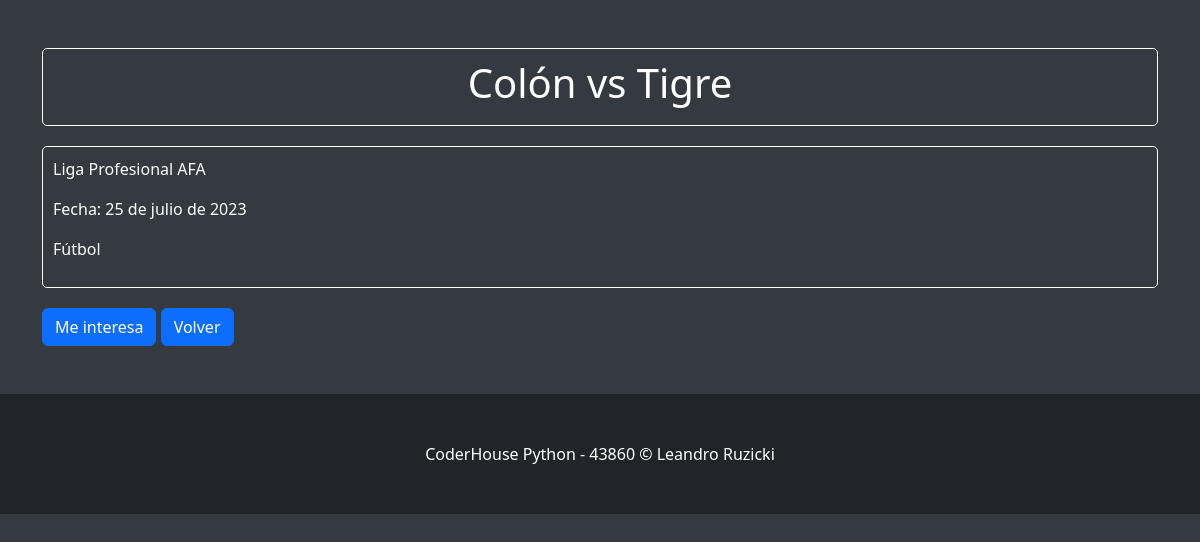
The page /evento/detalle/6/ (signed in) on the database its author committed.
### apps/evento/models.py (models this page shows, shortened)
class Evento(models.Model):
    titulo = models.CharField(max_length=100)
    descripcion = models.TextField()
    fecha = models.DateField()
    categoria = models.ForeignKey(EventoCategoria, on_delete=models.CASCADE)
    imagen = models.ImageField(upload_to='evento/', blank=True, null=True)

class EventoCategoria(models.Model):
    nombre = models.CharField(max_length=100)
    def __str__(self):
        return self.nombre

### apps/evento/views.py (the view)
# urls.py: path('detalle/<int:evento_id>/', views.detalle_evento, name='detalle_evento'),
@login_required(login_url=reverse_lazy('usuario:login'))
def detalle_evento(request, evento_id):
    evento = get_object_or_404(Evento, id=evento_id)
    return render(request, 'evento/detalle_evento.html', {'evento': evento})

### apps/evento/templates/evento/detalle_evento.html (shortened to what this page needs)
<!DOCTYPE html>
<html lang="es">
<head>
    <link rel="stylesheet" href="https://cdn.jsdelivr.net/npm/bootstrap@5.3.0/dist/css/bootstrap.min.css">
</head>
<body>
    <div class="container py-5">
        <div class="event-title" align="center">
            <h1>{{ evento.titulo }}</h1>
        </div>
        <div class="event-description">
            <p>{{ evento.descripcion }}</p>
            <p>Fecha: {{ evento.fecha }}</p>
            <p>{{ evento.categoria }}</p>
        </div>
        {% if user.is_authenticated %}
            <form method="post" action="{% url 'registro:registrar_interes' evento.id %}" class="d-inline-block">
                <button type="submit" class="btn btn-primary">Me interesa</button>
            </form>
            <form method="post" action="{% url 'Home:home' %}" class="d-inline-block">
                <button type="submit" class="btn btn-primary">Volver</button>
            </form>
        {% else %}
            <p>Debes iniciar sesión para mostrar tu interés en este evento.</p>
            <a href="{% url 'usuario:login' %}" class="btn btn-primary">Iniciar sesión</a>
        {% endif %}
    </div>
</body>
<footer class="py-5 bg-dark">
    <div class="container"><p class="m-0 text-center text-white">CoderHouse Python - 43860 &copy; Leandro Ruzicki</p></div>
</footer>
</html>

### apps/evento/templates/evento/detalle_evento.html (style rules this page uses)
body { background-color: #343a40; color: #fff; }
.event-title { border: 1px solid #fff; padding: 10px; border-radius: 5px; margin-bottom: 20px; }
.event-description { border: 1px solid #fff; padding: 10px; border-radius: 5px; margin-bottom: 20px; }
h1 { color: #fff; }

### rows shown on the page
Evento: titulo "Colón vs Tigre", descripcion "Liga Profesional AFA", fecha "25 de julio de 2023", categoria "Fútbol"
